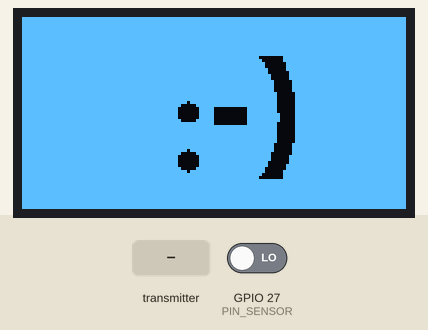
Simulated run of this sketch. Board: ESP32. Parts: 128×64 one-colour display. Inputs (shaded band) come from the test bench; at power-on: GPIO 27 (PIN_SENSOR) LOW.

Above: at 1.2 s.
1.3 s: the transmitter starts sending sensor_state = 0
At 2.1 s:
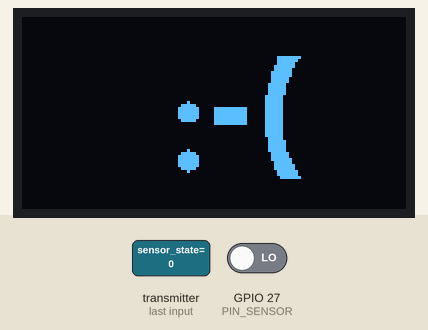
Timing chart, 0 to 4.3 s (numbered marks = the images above; inputs shaded):
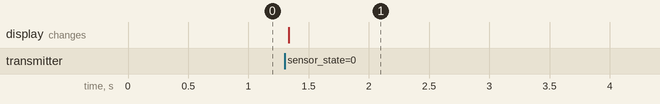

The sketch:

t2t_test_ESPnow.ino
```cpp
// (licence header left out)
#include <esp_now.h>
#include <WiFi.h>
#include "SSD1306Wire.h"
#include "config/PINSEL.h"
#include "fonts/Crushed_Regular_50.h"

#define DISPLAY_ADDRESS 0x3C
SSD1306Wire g_display(DISPLAY_ADDRESS, PIN_I2C_SDA_DISP, PIN_I2C_SCL_DISP);

// Put the MAC address of the other #time2time node here
  uint8_t MACaddr[] = {0x24, 0x0A, 0xC4, 0x2B, 0x44, 0x2C};

uint8_t *BroadcastMACAddr = NULL;

typedef struct {
    char sensor_state;
} s_msg;

s_msg s_msg2send;
s_msg s_msgReceived;
char remoteSensorState;

void OnDataSent(const uint8_t *MAC_Addr, esp_now_send_status_t status) {
}

void OnDataRecv(const uint8_t *MAC_Addr, const uint8_t *receivedData, int len) {
  memcpy(&s_msgReceived, receivedData, sizeof(s_msgReceived));
  remoteSensorState = s_msgReceived.sensor_state;
}

void setup() {
  pinMode(PIN_SLEEP_12V, OUTPUT);
  digitalWrite(PIN_SLEEP_12V, HIGH);
  pinMode(PIN_SENSOR, INPUT);

  g_display.init();
  g_display.flipScreenVertically();
  g_display.setFont(Crushed_Regular_50);
  g_display.setTextAlignment(TEXT_ALIGN_LEFT);

  WiFi.mode(WIFI_STA);
  if (esp_now_init() != ESP_OK)
    return;

  esp_now_register_send_cb(OnDataSent);
  esp_now_register_recv_cb(OnDataRecv);

  esp_now_peer_info_t peerInfo = {};
  memcpy(peerInfo.peer_addr, MACaddr, 6);
  peerInfo.channel = 0;
  peerInfo.encrypt = false;
  if (esp_now_add_peer(&peerInfo) != ESP_OK)
    return;
}

void loop() {
  static int sensor_state = -1;
  s_msg2send.sensor_state = digitalRead(27);

  if(s_msg2send.sensor_state != sensor_state)
  {
    esp_err_t result = esp_now_send(BroadcastMACAddr, (uint8_t *)&s_msg2send, sizeof(s_msg2send));
    sensor_state = s_msg2send.sensor_state;
  }

  updateDisplay();
}

void updateDisplay(){
  char text[5];

  g_display.clear();
  if(remoteSensorState == 0)
  {
    g_display.invertDisplay();
    sprintf(text, ":-)");
  }
  else
  {
    g_display.normalDisplay();
    sprintf(text, ":-(");
  }

  g_display.drawString(50, 5, text);
  g_display.display();
}
```

PINSEL.h
```cpp
// (licence header left out)
#ifndef PINSEL_H
#define PINSEL_H


#define PIN_UART_TX        1
#define PIN_UART_RX        3
#define PIN_BUZZER_PWM     4
#define PIN_LED_R          5
#define PIN_LED_G         14
#define PIN_LED_B         15
#define PIN_SLEEP_12V     12
#define PIN_EXP1          13
#define PIN_EXP2          16
#define PIN_EXP3          23
#define PIN_EXP4          25
#define PIN_EXP5          26
#define PIN_POWER_GOOD    17
#define PIN_STAT1         18
#define PIN_STAT2         19
#define PIN_I2C_SDA_DISP  21
#define PIN_I2C_SCL_DISP  22
#define PIN_SENSOR        27
#define PIN_BATT_MONITOR  32
#define PIN_JP_ADD1       33
#define PIN_JP_ADD2       34
#define PIN_JP_ADD3       35
#define PIN_BUTTON_A      36 // BUTTON_1
#define PIN_BUTTON_B      39 // BUTTON_2
#define PIN_BUTTON_C       0 // LOAD/BUTTON_3


#endif /* PINSEL_H */
```

Source omitted: _Regular_50.h (data table, 161489 bytes)

Measured:
- after the input at 1.3 s, the display: changes at once (image 1)
